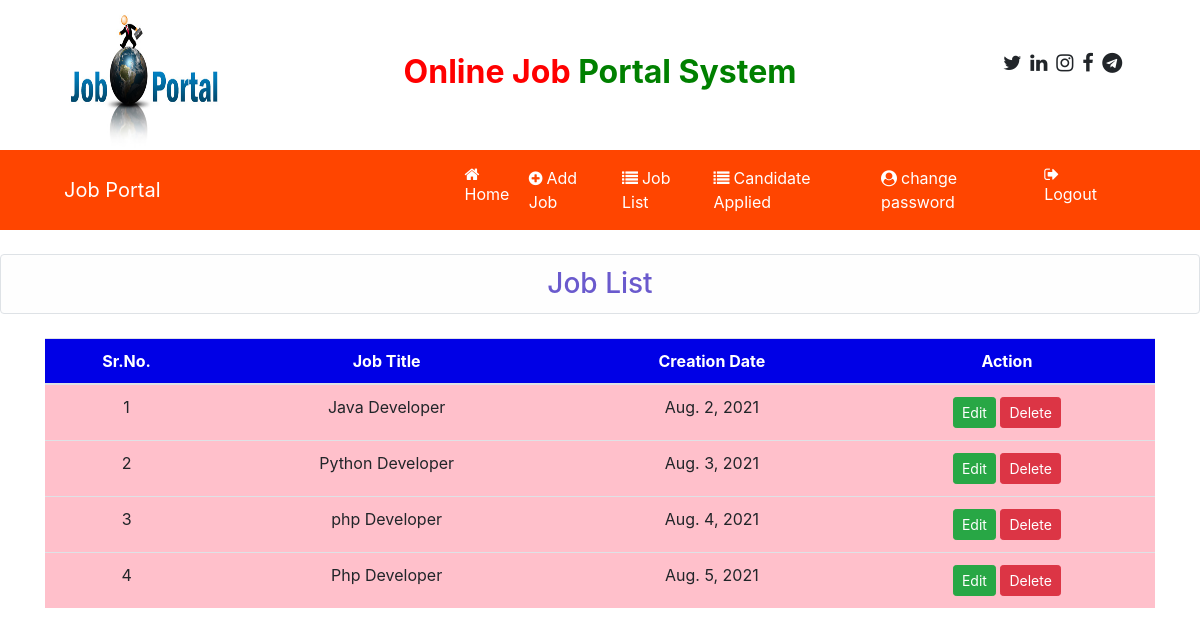
/job_list, run on the app's committed database.
### job/models.py (models this page shows, shortened)
class Job(models.Model):
    recruiter = models.ForeignKey(Recruiter, on_delete=models.CASCADE, null=True)
    start_date = models.DateField()
    end_date = models.DateField()
    title = models.CharField(max_length=500, null=True)
    salary = models.FloatField(max_length=60)
    logo = models.FileField()
    description = models.CharField(max_length=300, null=True)
    experience = models.CharField(max_length=500)
    location = models.CharField(max_length=60)
    skills = models.CharField(max_length=15)
    creationdate = models.DateField()

### job/views.py (the view)
# urls.py: path('job_list', job_list, name="job_list"),
def job_list(request):
    job = Job.objects.all()
    d = {'job': job}
    return render(request, 'job_list.html', d)

### job/templates/job_list.html (shortened to what this page needs)
{% load static %}
{% block body %}
{% include 'recruiter_navigation.html' %}
<h3 class="alert alert-light border rounded mt-4 mb-4 text-center " style="color:slateblue ">Job List </h3>
<div class = container>
<table class="table table-hover " id="example"  style="width:100%">
    <thead>
    <tr style ="background-color:#0000E6 ; color:white">
        <th>Sr.No.</th>
        <th>Job Title</th>
        <th>Creation Date</th>
        <th>Action</th>
    </tr>
    </thead>
    <tbody>
    {% for i in job %}
    <tr style = "background-color:#FFC0CB">
        <td>{{forloop.counter}}</td>
        <td>{{i.title}}</td>
        <td>{{i.creationdate}}</td>
        <td><a href ="{% url 'edit_jobdetail' i.id %}" class="btn btn-success btn-sm">Edit</a>
        <a href ="{% url 'change_status' i.id %}" class="btn btn-danger btn-sm">Delete</a></td>
    </tr>
    {% endfor %}
    </tbody>
</table>
</div>
{% endblock %}

### job/templates/job_list.html (style rules this page uses)
tr { text-align:center }

### data on the page
Job: title "Java Developer", creationdate "Aug. 2, 2021"
Job: title "Python Developer", creationdate "Aug. 3, 2021"
Job: title "php Developer", creationdate "Aug. 4, 2021"
Job: title "Php Developer", creationdate "Aug. 5, 2021"
